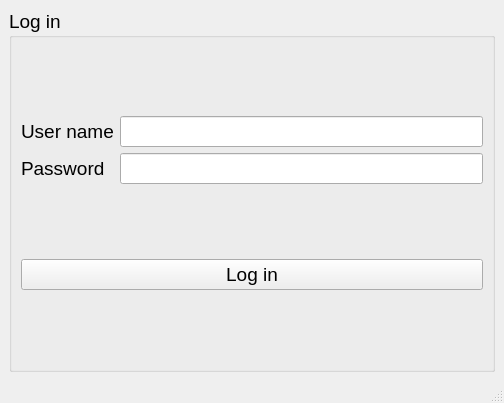
<?xml version="1.0" encoding="UTF-8"?>
<ui version="4.0">
 <class>MainWindow</class>
 <widget class="QMainWindow" name="MainWindow">
  <property name="geometry">
   <rect>
    <x>0</x>
    <y>0</y>
    <width>504</width>
    <height>403</height>
   </rect>
  </property>
  <property name="windowTitle">
   <string>MainWindow</string>
  </property>
  <widget class="QWidget" name="centralwidget">
   <layout class="QHBoxLayout" name="horizontalLayout_2">
    <item>
     <widget class="QGroupBox" name="LogIn">
      <property name="font">
       <font>
        <pointsize>14</pointsize>
       </font>
      </property>
      <property name="title">
       <string>Log in</string>
      </property>
      <layout class="QVBoxLayout" name="verticalLayout_3">
       <item>
        <layout class="QHBoxLayout" name="horizontalLayout">
         <item>
          <layout class="QVBoxLayout" name="verticalLayout">
           <item>
            <widget class="QLabel" name="label">
             <property name="text">
              <string>User name</string>
             </property>
            </widget>
           </item>
           <item>
            <widget class="QLabel" name="label_2">
             <property name="text">
              <string>Password</string>
             </property>
            </widget>
           </item>
          </layout>
         </item>
         <item>
          <layout class="QVBoxLayout" name="verticalLayout_2">
           <item>
            <widget class="QLineEdit" name="Username"/>
           </item>
           <item>
            <widget class="QLineEdit" name="password">
             <property name="text">
              <string/>
             </property>
             <property name="echoMode">
              <enum>QLineEdit::Password</enum>
             </property>
            </widget>
           </item>
          </layout>
         </item>
        </layout>
       </item>
       <item>
        <widget class="QPushButton" name="login">
         <property name="styleSheet">
          <string notr="true"/>
         </property>
         <property name="text">
          <string>Log in</string>
         </property>
        </widget>
       </item>
      </layout>
     </widget>
    </item>
   </layout>
  </widget>
  <widget class="QMenuBar" name="menubar">
   <property name="geometry">
    <rect>
     <x>0</x>
     <y>0</y>
     <width>504</width>
     <height>22</height>
    </rect>
   </property>
  </widget>
  <widget class="QStatusBar" name="statusbar"/>
 </widget>
 <resources/>
 <connections/>
</ui>
